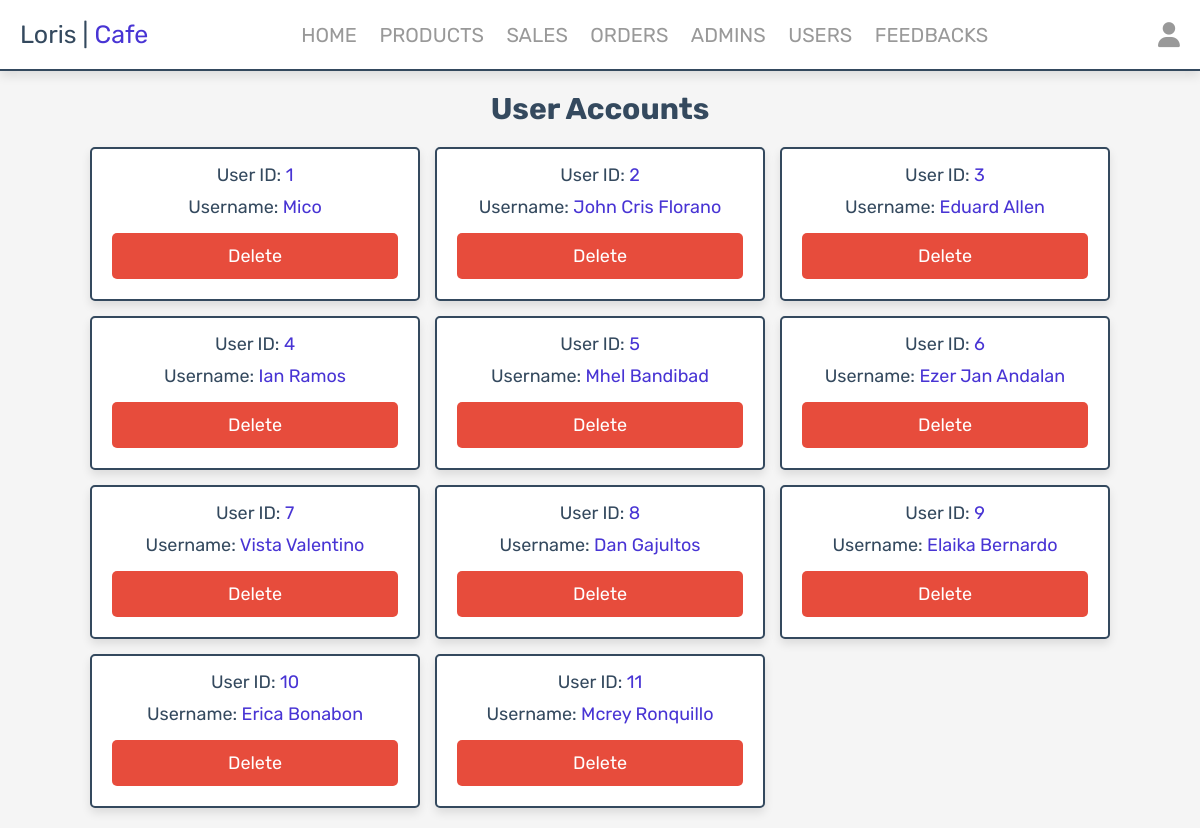
/admin/users_accounts.php (signed in), run on the app's committed database.
### tables this page shows
CREATE TABLE `users` (
  `id` int(100) NOT NULL,
  `name` varchar(20) NOT NULL,
  `email` varchar(50) NOT NULL,
  `number` varchar(10) NOT NULL,
  `password` varchar(50) NOT NULL,
  `address` varchar(500) NOT NULL
);

### admin/users_accounts.php (the view, shortened to what this page needs)
<?php
include '../components/connect.php';
?>
<!DOCTYPE html>
<html lang="en">
<head>
   <link rel="stylesheet" href="https://cdnjs.cloudflare.com/ajax/libs/font-awesome/6.1.1/css/all.min.css">
   <link rel="stylesheet" href="../css/admin_style.css">
</head>
<body>
<?php include '../components/admin_header.php' ?>
<section class="accounts">
   <h1 class="heading">User Accounts</h1>
   <div class="box-container">
   <?php
      $select_account = $conn->prepare("SELECT * FROM `users`");
      $select_account->execute();
      if($select_account->rowCount() > 0){
         while($fetch_accounts = $select_account->fetch(PDO::FETCH_ASSOC)){
   ?>
   <div class="box">
      <p> User ID: <span><?= $fetch_accounts['id']; ?></span> </p>
      <p> Username: <span><?= $fetch_accounts['name']; ?></span> </p>
      <a href="users_accounts.php?delete=<?= $fetch_accounts['id']; ?>" class="delete-btn" onclick="return confirm('Delete This Account?');">Delete</a>
   </div>
   <?php
      }
   }else{
      echo '<p class="empty">User accounts currently not available!</p>';
   }
   ?>
   </div>
</section>
</body>
</html>

### css/admin_style.css (style rules this page uses)
:root { --main-color:#4834d4; --red:#e74c3c; --orange:#f39c12; --black:#34495e; --white:#fff; --light-bg:#f5f5f5; --light-color:#999; --border:.2rem solid var(--black); --box-shadow:0 .5rem 1rem rgba(0,0,0,.1); --mema: #eae0c6; }
* { font-family: 'Rubik', sans-serif; margin:0; padding:0; box-sizing: border-box; text-decoration: none; outline: none; border:none; }
html { font-size: 62.5%; overflow-x: hidden; }
body { background-color: var(--light-bg); }
section { max-width: 1200px; margin:0 auto; padding:2rem; }
.btn, .delete-btn, .option-btn { display: block; margin-top: 1rem; border-radius: .5rem; cursor: pointer; width: 100%; font-size: 1.8rem; color:var(--white); padding:1.2rem 3rem; text-transform: capitalize; text-align: center; }
.delete-btn { background-color: var(--red); }
.heading { text-align: center; margin-bottom: 2rem; text-transform: capitalize; color:var(--black); font-size: 3rem; }
.accounts .box-container { display: grid; grid-template-columns: repeat(auto-fit, 33rem); gap:1.5rem; justify-content: center; align-items: flex-start; }
.accounts .box-container .box { background-color: var(--white); border-radius: .5rem; box-shadow: var(--box-shadow); border:var(--border); padding:2rem; padding-top: 1rem; text-align: center; }
.accounts .box-container .box p { padding: .5rem 0; font-size: 1.8rem; color:var(--black); }
.accounts .box-container .box p span { color:var(--main-color); }

### data on the page
users: id "1", name "Mico"
users: id "2", name "John Cris Florano"
users: id "3", name "Eduard Allen"
users: id "4", name "Ian Ramos"
users: id "5", name "Mhel Bandibad"
users: id "6", name "Ezer Jan Andalan"
users: id "7", name "Vista Valentino"
users: id "8", name "Dan Gajultos"
users: id "9", name "Elaika Bernardo"
users: id "10", name "Erica Bonabon"
users: id "11", name "Mcrey Ronquillo"
